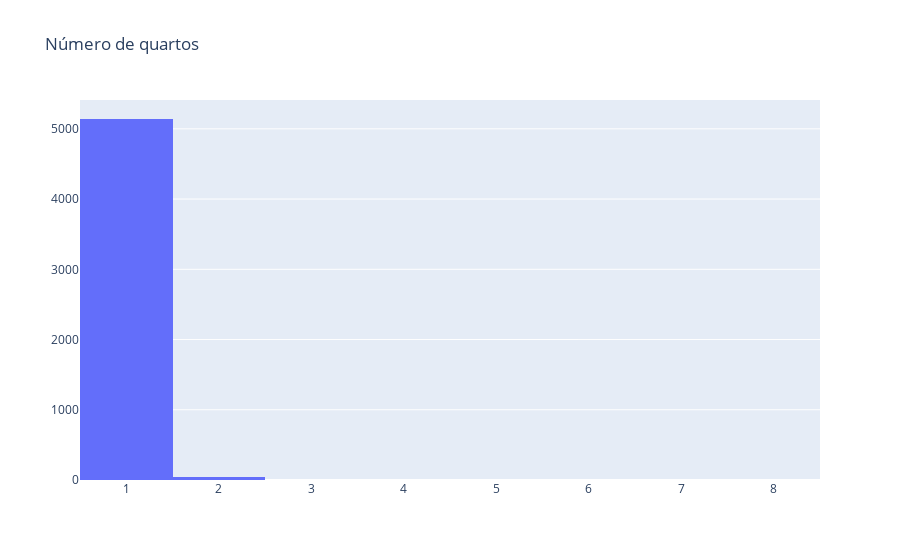

The code cell stored with this chart in its notebook:
### Markdown cell above
#### Frequência no número de quartos


---

### Code cell
# Criando histograma
configure_plotly_browser_state()

data = [go.Histogram(x = df.num_quartos)]
layout = go.Layout(title = 'Número de quartos')
fig = go.Figure(data = data, layout = layout)

py.iplot(fig)

### Figure 1 — Plotly figure (JSON) as saved in the notebook; plotly's stock layout.template omitted (floating-point values rounded to 4 significant figures; data arrays with more than 128 entries replaced by an {"elided": "..."} marker saying what was removed)
{"data": [{"x": {"elided": "5192 int values"}, "type": "histogram"}], "layout": {"title": {"text": "Número de quartos"}}}
